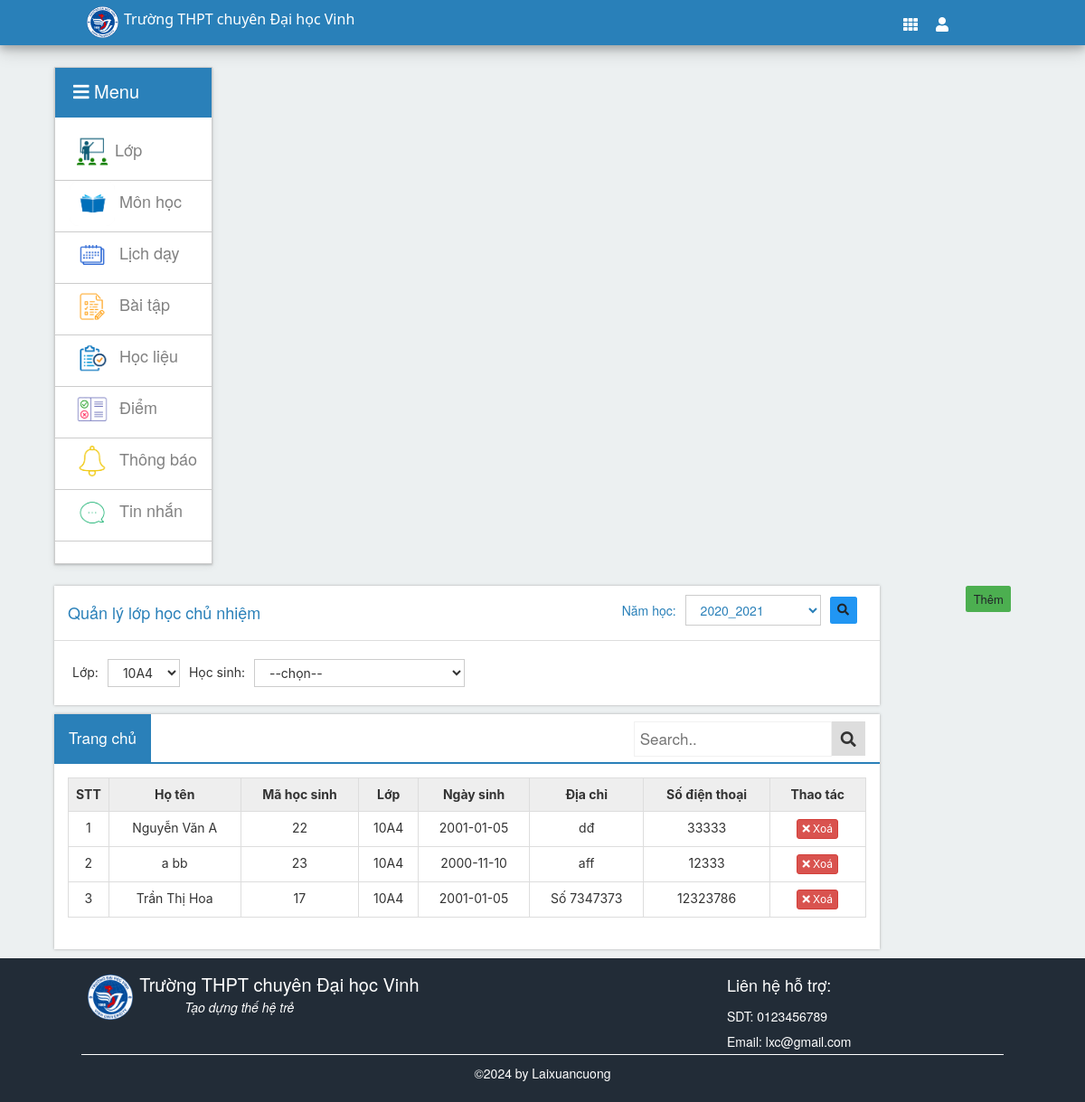
Screenshot of /gv/lophoc.php (signed in) with the database file from the repository.
### tables this page shows
CREATE TABLE `phancong_cn` (
  `id_pc_cn` int NOT NULL,
  `magv` int NOT NULL,
  `malh` int NOT NULL,
  `id_namhoc` int NOT NULL
);

CREATE TABLE `hocsinh` (
  `mahs` int NOT NULL,
  `hoten_dem` varchar(50) NOT NULL,
  `ten_hs` varchar(30) NOT NULL,
  `matkhau` varchar(20) NOT NULL,
  `ngaysinh` date NOT NULL,
  `gioitinh` varchar(20) NOT NULL,
  `diachi` varchar(50) NOT NULL,
  `sodt` varchar(11) NOT NULL,
  `email` varchar(30) NOT NULL,
  `tinhtrang` int NOT NULL DEFAULT '1',
  `id_khoahoc` int NOT NULL,
  `ngaydk` datetime NOT NULL DEFAULT CURRENT_TIMESTAMP
);

CREATE TABLE `lop` (
  `malh` int NOT NULL,
  `tenlop` varchar(20) NOT NULL,
  `makhoi` int NOT NULL
);

### libs/connect.php (called while the page is built, shortened)
<?php
    $conn = new mysqli("localhost", "root", "", "qlhocsinh") or die("kết nối thất bại");
    mysqli_set_charset($conn,"utf8");
    $sql = "SELECT * FROM namhoc ORDER BY id_namhoc DESC";
    $namhoc = $conn->query($sql);
?>

### libs/database_gv.php (called while the page is built, shortened)
<?php
include ("connect.php");
?>

### gv/lophoc.php (the view, shortened to what this page needs)
<?php require "header-gv.php"; ?>
<div class="main">
    <div class="wrap-main">
        <?php require "menu-gv.php"; ?>
        <div class="list-main">
            <div class="list-row">
                <div class="panel-header" style="background: white; border-bottom: 1px solid #dddddd">
                    <table style="width: 100%">
                        <form action="" method="POST">
                            <tbody>
                                <tr>
                                    <td>
                                        <h4>Quản lý lớp học chủ nhiệm</h4>
                                    </td>
                                    <td style="float: right">
                                        <table>
                                            <tbody>
                                                <tr>
                                                    <td><span style="margin-right: 10px">Năm học: </span></td>
                                                    <td>
                                                        <select name='id_namhoc' type='submit' class="subject-select"
                                                            style="width:150px; margin-right: 10px; ">
                                                            <?php
                                                            foreach ($namhoc as $row) {
                                                                echo "
                                                                        <option value=" . $row['id_namhoc'] . ">" . $row['namhoc'] . "</option>
                                                                        ";
                                                            }
                                                            ?>
                                                        </select>
                                                    </td>
                                                    <td>
                                                        <span style="margin-right: 10px;"><button style=" height: 30px;"
                                                                class="btn-ct info" name="search-lop"><i
                                                                    class="fa fa-search"></i></button></span>
                                                    </td>
                                                </tr>
                                            </tbody>
                                        </table>
                                    </td>
                                </tr>
                            </tbody>
                        </form>
                    </table>
                </div>
                <?php
                $stt = 1;
                if (isset($_POST['search-lop'])) {
                    $id_namhoc = $_POST["id_namhoc"];
                    $sql = "SELECT * FROM phancong_cn pccn INNER JOIN lop l ON l.malh = pccn.malh INNER JOIN phancong_lh pclh ON pclh.id_pc_cn = pccn.id_pc_cn INNER JOIN hocsinh hs ON hs.mahs = pclh.mahs
                                            WHERE pccn.id_namhoc = " . $id_namhoc . " AND  pccn.magv = " . $_SESSION['user_gv'] . " ORDER BY pclh.id_pc_lh DESC
                                                ";
                    $dl = $conn->query($sql);
                    $sql = "SELECT * FROM phancong_cn pccn INNER JOIN lop l ON l.malh = pccn.malh
                                            WHERE pccn.id_namhoc = " . $id_namhoc . " AND  pccn.magv = " . $_SESSION['user_gv'] . "
                                                ";
                    $lop_cn = $conn->query($sql);
                } else {
                    $sql = "SELECT * FROM phancong_cn pccn INNER JOIN lop l ON l.malh = pccn.malh INNER JOIN phancong_lh pclh ON pclh.id_pc_cn = pccn.id_pc_cn INNER JOIN hocsinh hs ON hs.mahs = pclh.mahs
                                            WHERE pccn.id_namhoc = (SELECT MAX(id_namhoc) FROM phancong_cn) AND  pccn.magv = " . $_SESSION['user_gv'] . " ORDER BY pclh.id_pc_lh DESC
                                                ";
                    $dl = $conn->query($sql);
                    $sql = "SELECT * FROM phancong_cn pccn INNER JOIN lop l ON l.malh = pccn.malh
                                            WHERE pccn.id_namhoc = (SELECT MAX(id_namhoc) FROM phancong_cn) AND  pccn.magv = " . $_SESSION['user_gv'] . "
                                                ";
                    $lop_cn = $conn->query($sql);
                }
                ?>
                <form action="../libs/function.php" method="POST">
                    <div class="panel-body">
                        <table cellpadding="10">
                            <tbody>
                                <tr>
                                    <td><span>Lớp: </span></td>
                                    <td>
                                        <select name="id_pc_cn" id="">
                                            <?php
                                            foreach ($lop_cn as $row) {
                                                echo "
                                                        <option value=" . $row['id_pc_cn'] . ">" . $row['tenlop'] . "</option>
                                                        ";
                                            }
                                            ?>
                                        </select>
                                    </td>
                                    <td><span>Học sinh: </span></td>
                                    <td>
                                        <select name="mahs" id="">
                                            <option value="">--chọn--</option>
                                        </select>
                                    </td>
                                </tr>
                            </tbody>
                        </table>
                    </div>
            </div>
            <div class="btn-control">
                <button class="btn-ct success" name="add-gv_lop">Thêm</button>
            </div>
            <div class="list-row">
                <div class="topnav">
                    <a class="active" href="index.php">Trang chủ</a>
                    <div class="search-container">
                        <form action="" method="POST">
                            <input type="text" placeholder="Search.." name="ten">
                            <button type="submit" name="search" value="search"><i class="fa fa-search"></i></button>
                        </form>
                    </div>
                </div>
                <form action="" method="POST">
                    <div class="panel-body">
                        <table class="table table-bordered" cellspacing="0" cellpadding="5" rules="all" border="1">
                            <tbody>
                                <tr>
                                    <th class="center-header" scope="col" style="width:1%;">STT</th>
                                    <th class="center-header" scope="col">Họ tên</th>
                                    <th class="center-header" scope="col">Mã học sinh</th>
                                    <th class="center-header" scope="col">Lớp</th>
                                    <th class="center-header" scope="col">Ngày sinh</th>
                                    <th class="center-header" scope="col">Địa chỉ</th>
                                    <th class="center-header" scope="col">Số điện thoại</th>
                                    <th class="center-header" scope="col">Thao tác</th>
                                </tr>
                                <tr>
                                    <?php
                                    foreach ($dl as $row) {
                                        echo "
                                                        <tr class='odd gradeX' id='hienthi'>
                                                            <td align='center'>
                                                                " . $stt . "
                                                            </td>
                                                            <td align='center'>" . $row['hoten_dem'] . " " . $row['ten_hs'] . "</td>
                                                            <td align='center'>" . $row['mahs'] . "</td>
                                                            <td align='center'>" . $row['tenlop'] . "</td>
                                                            <td align='center'>" . $row['ngaysinh'] . "</td>
                                                            <td align='center'>" . $row['diachi'] . "</td>
                                                            <td align='center'>" . $row['sodt'] . "</td>
                                                            <td align='center' style='width: 12%'>
                                                                <a class='btn btn-xs btn-danger' align='center' href='delete.php?id_pc_lh=" . $row['id_pc_lh'] . "'> <i class='fa fa-times'></i> Xoá</a>
                                                            </td>
                                                        </tr>
                                                        ";
                                        $stt++;
                                    }
                                    ?>
                                </tr>
                            </tbody>
                        </table>
                    </div>
            </div>
        </div>
    </div>
</div>
<?php require "footer.php"; ?>

### rows the page displays
phancong_cn: hocsinh.hoten_dem "Nguyễn Văn", hocsinh.ten_hs "A", hocsinh.mahs "22", malh.tenlop "10A4", hocsinh.ngaysinh "2001-01-05", hocsinh.diachi "dđ", hocsinh.sodt "33333", hocsinh.hoten_dem "a", hocsinh.ten_hs "bb", hocsinh.mahs "23", hocsinh.ngaysinh "2000-11-10", hocsinh.diachi "aff", hocsinh.sodt "12333", hocsinh.hoten_dem "Trần Thị", hocsinh.ten_hs "Hoa", hocsinh.mahs "17", hocsinh.diachi "Số 7347373", hocsinh.sodt "12323786"

### other values shown
form field id_namhoc "2020_2021"
form field id_pc_cn "10A4"
